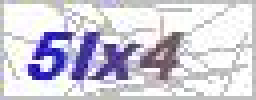
#> input picture verify/CheckCode.jpg, 64 x 25 px (shown 4 times larger)
$ python pic_verify.py
#> lines starting #> are read from the running program, lines starting #| are printed output that depends on the picture
"""

简单图片验证码的识别
https://my.cnki.net/ 知网

PIL（Python Imaging Library Python，图像处理类库）提供了通用的图像处理功能，
以及大量有用的基本图像操作，比如图像缩放、裁剪、旋转、颜色转换等
"""

import tesserocr
from  PIL  import  Image
import os

"""
image=Image.open('CheckCode.jpg')
image = image.convert("L")#转化为灰度照片
image.show()

result=tesserocr.image_to_text(image)
result2=tesserocr.file_to_text('CheckCode.jpg')
print(result)
print(result2)
"""


"""批量图片格式转化"""

filelist=['CheckCode.jpg','timg.jpg']

for image_file in filelist:
    print(os.path)
    outfile=os.path.splitext(image_file)[0]+'.png'
    if image_file!=outfile:
        try:
            Image.open(image_file).convert('L').save(outfile)
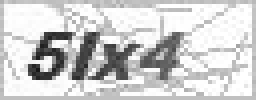
#> saved as CheckCode.png: PIL image 64x25 L (shown 4 times larger); min 23, max 255, mean 206.3
        except IOError:
            print('转化失败',image_file)
#> pass 2 of the loop `for image_file in filelist:`:
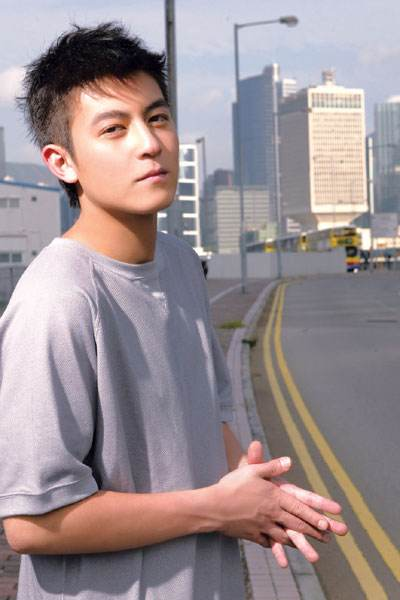
#> input picture verify/timg.jpg, 400 x 600 px
#> `Image.open(image_file).convert('L').save(outfile)`:
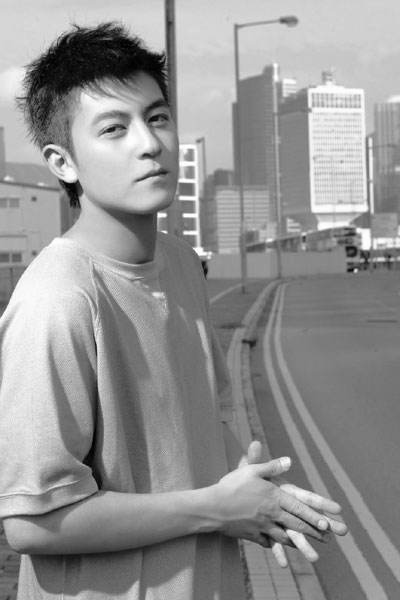
#> saved as timg.png: PIL image 400x600 L; min 0, max 255, mean 147.3
